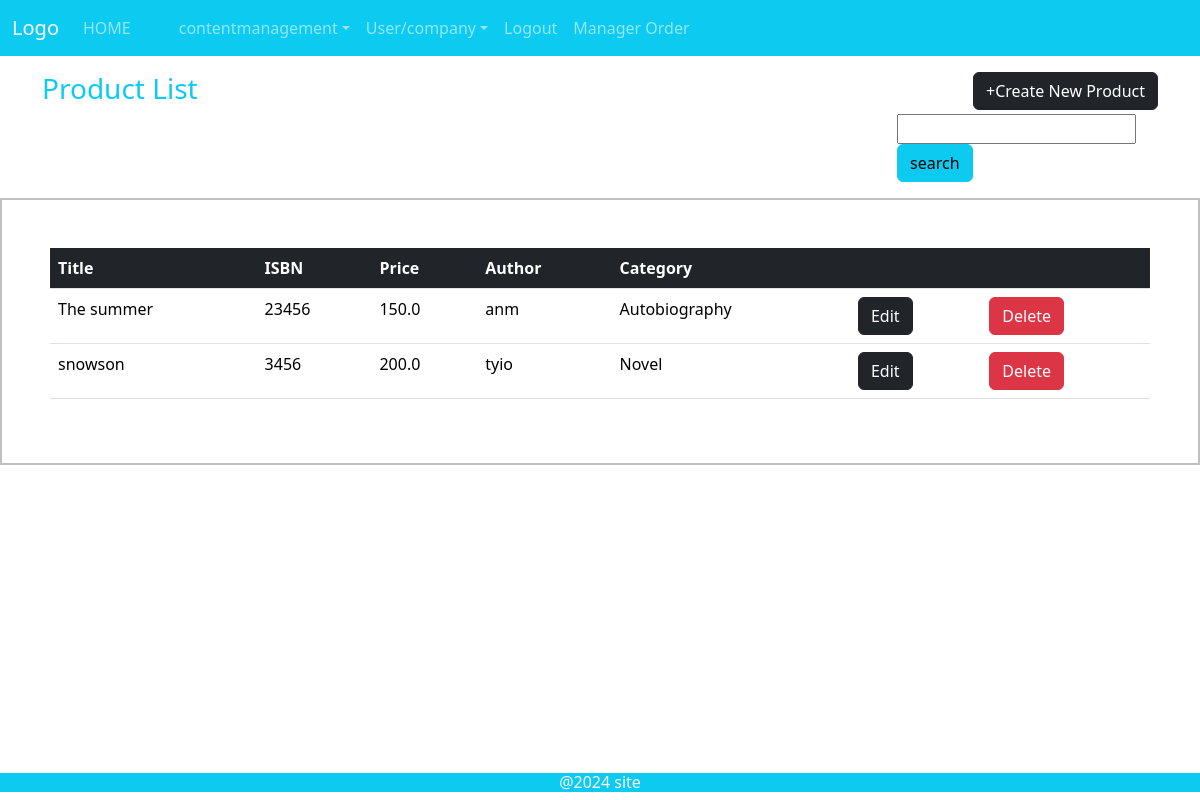
/viewproduct, run on the app's committed database.
### manager/models.py (models this page shows, shortened)
class product(models.Model):
    title=models.CharField(max_length=20)
    ISBN=models.CharField(max_length=20)
    author=models.CharField(max_length=20)
    description=models.TextField()
    listprise=models.FloatField()
    price=models.FloatField()
    price50=models.FloatField()
    price100=models.FloatField()
    categorys=models.ForeignKey(category,on_delete=models.CASCADE)
    covertype=models.ForeignKey(covertypetable,on_delete=models.CASCADE)
    image=models.FileField(upload_to='media')

class category(models.Model):
    name=models.CharField(max_length=20)
    def __str__(self):
        return self.name

### manager/views.py (the view)
# urls.py: path('viewproduct',views.viewproduct,name="viewproduct"),
def viewproduct(request):
      n=product.objects.all()
      p={'n':n}
      return render(request,'admin/productshow.html',p)

### template/admin/productshow.html (shortened to what this page needs)
{% extends 'admin/adminhome.html' %}
{% block content %}
<div class="container mt-3">
    <div class="row">
        <div class="col-md-6">
            <h3 class="text-info">Product List</h3>
        </div>
        <div class="col-md-6 text-end">
            <a href="{% url 'productadd' %}" class="btn btn-dark"> +Create New Product</a>
        </div>
        <div class="col-md-9">
        </div>
        <div class="col-md-3">
            <form action="{% url 'search' %}" method="get">
                <input type="text" value="" name="title">
                <button class="btn btn-info" type="submit">search</button>
            </form>
                </div>
        </div>
    </div>
   <div style="border: 2px solid silver;width: auto;" class="p-5 mt-3">
<div>
    <table class="table">
        {% if n %}
        <tr>
            <th class="text-bg-dark text-white">Title</th>
            <th class="text-bg-dark text-white">ISBN</th>
            <th class="text-bg-dark text-white">Price</th>
            <th class="text-bg-dark text-white">Author</th>
            <th class="text-bg-dark text-white">Category</th>
            <th class="text-bg-dark text-white"> </th>
            <th class="text-bg-dark text-white"> </th>
        </tr>
        {% for i in n %}
        <tr>
            <td>{{i.title}}</td>
            <td>{{i.ISBN}}</td>
            <td>{{i.price}}</td>
            <td>{{i.author}}</td>
            <td>{{i.categorys}}</td>
            <td><a href="{% url 'productedit' i.id %}" class="btn btn-dark">Edit</a></td>
            <td><a href="{% url 'deleteproduct' i.id %}"  onclick="return confirm('are you sure?')" class="btn btn-danger">Delete</a></td>
        </tr>
        {% endfor %}
    </table>
        {% else %}
    <h6>No Product</h6>
    {% endif %}
</div>
</div>
{% endblock %}

### data on the page
product: title "The summer", ISBN "23456", price "150.0", author "anm", categorys "Autobiography"
product: title "snowson", ISBN "3456", price "200.0", author "tyio", categorys "Novel"
